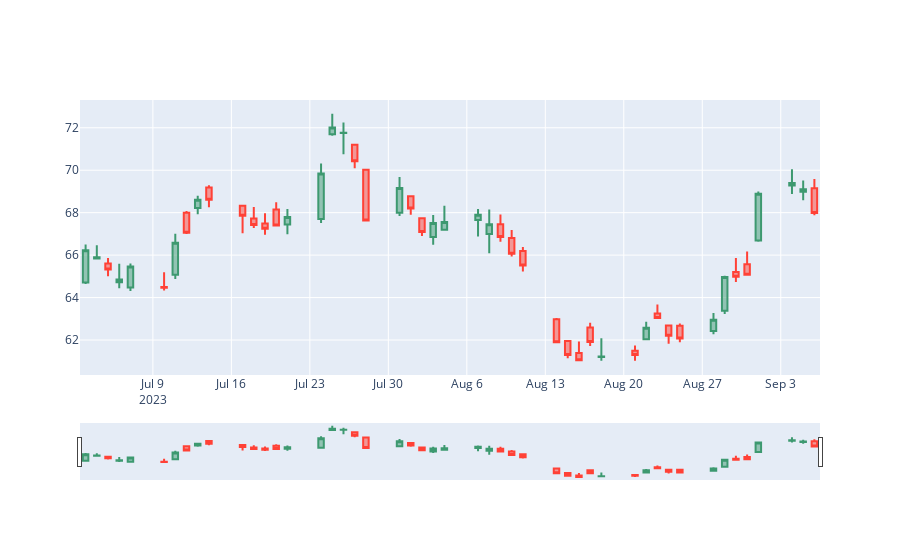

The notebook cell this image was saved under:
### Code cell
interactive_chart(data_port)
